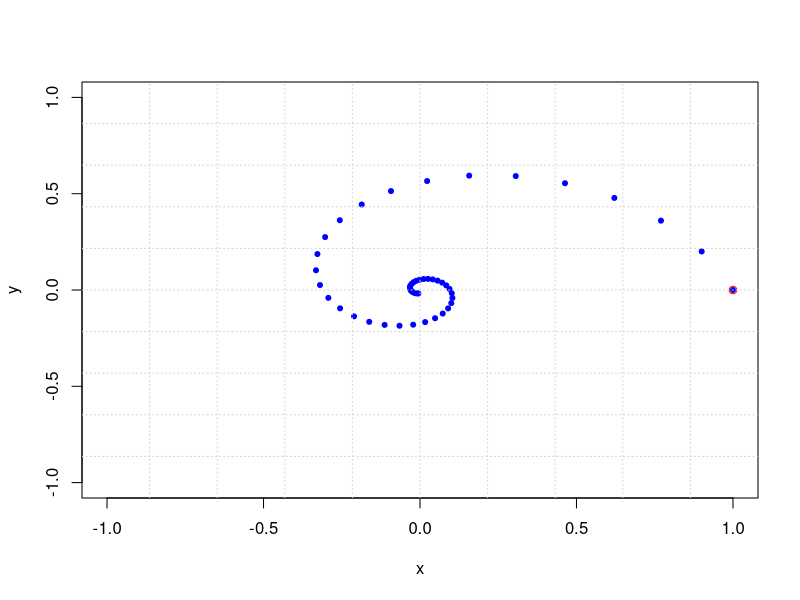
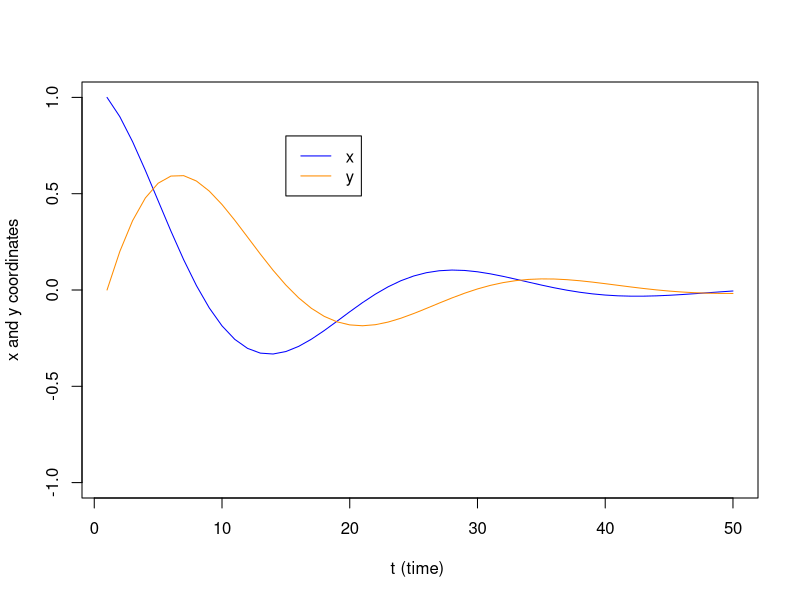
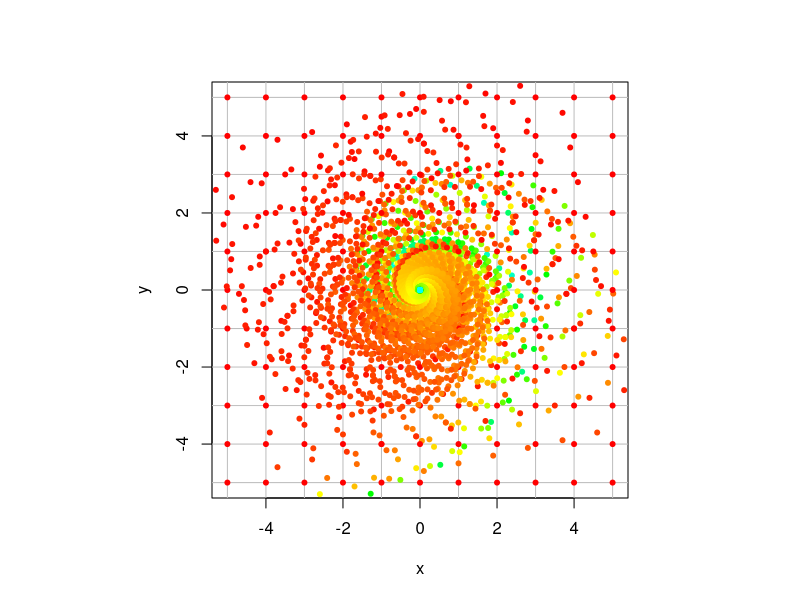
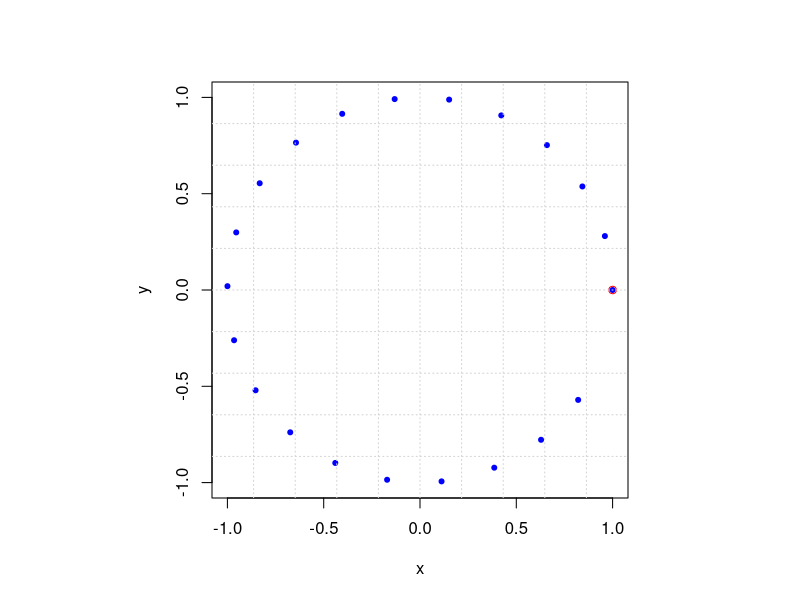
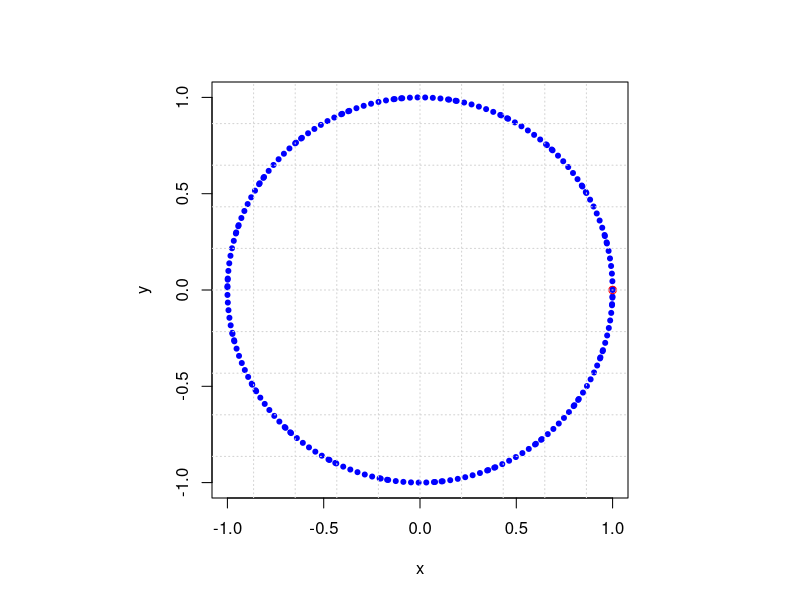
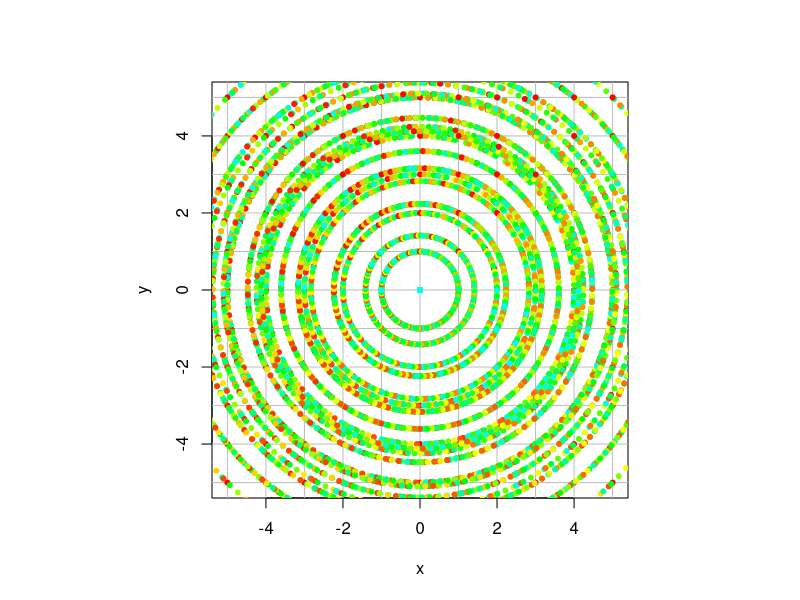
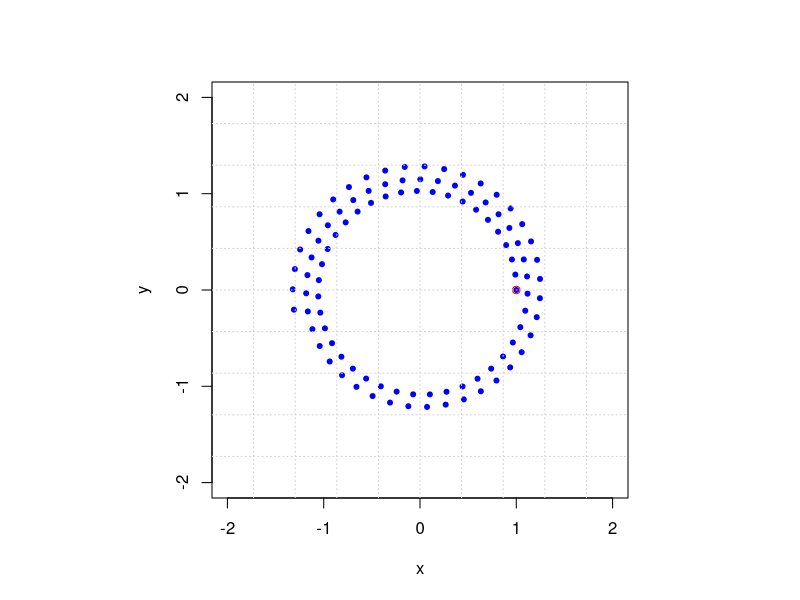
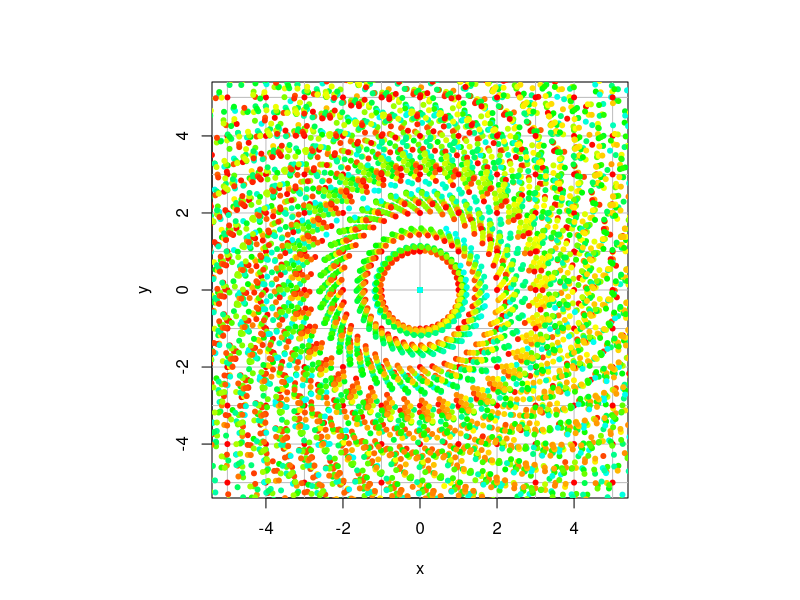

These charts were generated, in order, by the following R code:
## ---- chunk 1
(M = cbind(c(.85,.09,.06),c(.30,.60,.10),c(.35,.05,.60)))
eigen(M)
## ---- chunk 2
vecs = eigen(M)$vectors
v = Re(vecs[,1])
u = Re(vecs[,2])
w = Im(vecs[,2])
P = cbind(v,w,u)
zapsmall(solve(P) %*% M %*% P)
## ---- chunk 3
(A = cbind(c(.9,.2),c(-.2,.9)))
## ---- chunk 4
eigen(A)
## ---- chunk 5
vals = eigen(A)$values
v1 = vals[1]
Arg(v1)  # gives the argument, or angle, of a complex number (in radians)
Arg(v1) / (2*pi) * 360 # convert to degrees
## ---- chunk 6
atan(.2/.9)  
## ---- chunk 7
Mod(v1) # gives the length of a complex number
## ---- chunk 8
sqrt(.9^2 + .2^2)  
## ---- chunk 9

N = 50
start = c(1,0)
X = matrix(0,nrow=2,ncol=N)
X[,1] = start
for (i in 2:N) {X[,i] = A %*% X[,i-1]}

plot(X[1,],X[2,],col='blue',xlim=c(-1,1),ylim=c(-1,1),xlab='x',ylab='y',pch=20,cex=1)
points(start[1],start[2],col="red")
grid(nx=10,ny=10)
## ---- chunk 10
t = seq(1,N)
plot(t,X[1,],type='l',col='blue',ylim=c(-1,1),ylab="x and y coordinates",xlab="t (time) ")
lines(t,X[2,],col='darkorange')
legend(15, 0.8, legend=c("x", "y"), col=c("blue", "darkorange"), lty=1)
## ---- chunk 11
get_traj <- function(mat, x0, num) {
  traj = cbind(x0) 
  num
  for (i in 1:num) {
    traj = cbind(traj, mat %*% traj[,dim(traj)[2]])
    traj
  }
  return(traj)
}

plot_traj <- function(mat, x0, num) {
  traj = get_traj(mat,x0,num)
  points(traj[1,],traj[2,], pch=20, col=rainbow(length(traj)))
}

trajectory_plot <- function(mat, t=20, datamax=5, plotmax=10, numpoints=10, showEigenspaces=TRUE) {
  # initialize plot
  par(pty = "s")
  plot(c(0),c(0),type="n",
       xlim=c(-plotmax,plotmax),ylim=c(-plotmax,plotmax),
       xlab='x', ylab='y')
  abline(h=-plotmax:plotmax, v=-plotmax:plotmax, col="gray")
  mygrid <- expand.grid(x=seq(from = -datamax, by = 2*datamax/numpoints, l = numpoints+1),
                      y=seq(from =  -datamax, by = 2*datamax/numpoints, l = numpoints+1))
  for (t in 1:dim(mygrid)[1]) {
    plot_traj(A,c(mygrid[t,1],mygrid[t,2]),t)
  }
  if (showEigenspaces) {
    eigen = eigen(A)
    #mylabel = cat('lambda=', eigen$values[1], 'and lambda=', eigen$values[2])
    #title(xlab=mylabel)
    v1 = zapsmall(eigen$vectors[,1])
    v2 = zapsmall(eigen$vectors[,2])
    if (! class(v1[1]) == "complex") {
      if (v1[1] == 0) {
        abline(v=0)
      } else {
        abline(a=0,b=v1[2]/v1[1], col="blue")
      } 
      
      if (v2[1] == 0) {
        abline(v=0)
      } else {
        abline(a=0,b=v2[2]/v2[1], col="blue")
      }   
    }
    
  }
}
## ---- chunk 12
trajectory_plot(A, t=30, datamax=5, plotmax=5, numpoints=10)
## ---- chunk 13
(A = cbind(c(.96,.28),c(-.28,.96)))
eigen(A)
## ---- chunk 14
vals = eigen(A)$values
v1 = vals[1]
Arg(v1)  # gives the argument, or angle, of a complex number (in radians)
Arg(v1) / (2*pi) * 360 # convert to degrees
Mod(v1)  # gives the length of a complex number
## ---- chunk 15
# plot
N = 21
start = c(1,0)
X = matrix(0,nrow=2,ncol=N)
X[,1] = start
for (i in 2:N) {X[,i] = A %*% X[,i-1]}

plot(X[1,],X[2,],col='blue',xlim=c(-1,1),ylim=c(-1,1),xlab='x',ylab='y',pch=20,cex=1)
points(start[1],start[2],col="red")
grid(nx=10,ny=10)
## ---- chunk 16
# plot
N = 200
start = c(1,0)
X = matrix(0,nrow=2,ncol=N)
X[,1] = start
for (i in 2:N) {X[,i] = A %*% X[,i-1]}

plot(X[1,],X[2,],col='blue',xlim=c(-1,1),ylim=c(-1,1),xlab='x',ylab='y',pch=20,cex=1)
points(start[1],start[2],col="red")
grid(nx=10,ny=10)
## ---- chunk 17
trajectory_plot(A, t=30, datamax=5, plotmax=5, numpoints=10)
## ---- chunk 18
(A = cbind(c(.99,.16),c(-.16,.99)))
eigen(A)
vals = eigen(A)$values
v1 = vals[1]
Arg(v1) / (2*pi) * 360 # convert to degrees
Mod(v1)  # gives the length of a complex number
## ---- chunk 19
# plot
N = 100
start = c(1,0)
X = matrix(0,nrow=2,ncol=N)
X[,1] = start
for (i in 2:N) {X[,i] = A %*% X[,i-1]}

plot(X[1,],X[2,],col='blue',xlim=c(-2,2),ylim=c(-2,2),xlab='x',ylab='y',pch=20,cex=1)
points(start[1],start[2],col="red")
grid(nx=10,ny=10)
## ---- chunk 20
trajectory_plot(A, t=100, datamax=5, plotmax=5, numpoints=10)
## ---- chunk 21
(A = cbind(c(1.19,0.29),c(-.38,.78)))
eigen(A)
## ---- chunk 22
vals = eigen(A)$values
v1 = vals[1]
Arg(v1) / (2*pi) * 360 # convert to degrees
Mod(v1)  # gives the length of a complex number
## ---- chunk 23
A = cbind(c(1.19,0.29),c(-.38,.78))
vecs = eigen(A)$vectors
u = Re(vecs[,1])
w = Im(vecs[,1])
N = 50
start = c(1,0)
X = matrix(0,nrow=2,ncol=N)
X[,1] = start
for (i in 2:N) {X[,i] = A %*% X[,i-1]}

plot(X[1,],X[2,],col='blue',xlim=c(-3,3),ylim=c(-3,3),xlab='x',ylab='y',pch=20,cex=1)
points(start[1],start[2],col="red")
lines(c(10*u[1],-10*u[1]),c(10*u[2],-10*u[2]),col="purple")
lines(c(10*w[1],-10*w[1]),c(10*w[2],-10*w[2]),col="purple")
grid(nx=10,ny=10)
## ---- chunk 24
t = seq(1,N)
plot(t,X[1,],type='l',col='blue',ylim=c(-3,3),ylab="x and y coordinates",xlab="t (time) ")
lines(t,X[2,],col='darkorange')
legend(12, 2.5, legend=c("x", "y"), col=c("blue", "darkorange"), lty=1)
## ---- chunk 25
vecs = eigen(A)$vectors
P = cbind(Im(vecs[,1]),Re(vecs[,2]))
P
solve(P) %*% A %*% P
## ---- chunk 26
(A = cbind(c(.9,.2),c(-.2,.9)))
(vals=eigen(A)$values)
Mod(vals)
Arg(vals)/(2*pi)*360
## ---- chunk 27
vecs = eigen(A)$vectors
u = Re(vecs[,1])
w = Im(vecs[,1])
N = 50
start = c(1,0)
X = matrix(0,nrow=2,ncol=N)
X[,1] = start
for (i in 2:N) {X[,i] = A %*% X[,i-1]}

plot(X[1,],X[2,],col='blue',xlim=c(-1,1),ylim=c(-1,1),xlab='x',ylab='y',pch=20,cex=1)
points(start[1],start[2],col="red")
lines(c(10*u[1],-10*u[1]),c(10*u[2],-10*u[2]),col="purple")
lines(c(10*w[1],-10*w[1]),c(10*w[2],-10*w[2]),col="purple")
grid(nx=10,ny=10)
## ---- chunk 28
(A = cbind(c(1.19,.29),c(-.38,.78)))
(vals=eigen(A)$values)
Mod(vals)
Arg(vals)/(2*pi)*360
## ---- chunk 29
vecs = eigen(A)$vectors
u = Re(vecs[,1])
w = Im(vecs[,1])
N = 50
start = c(1,0)
X = matrix(0,nrow=2,ncol=N)
X[,1] = start
for (i in 2:N) {X[,i] = A %*% X[,i-1]}

plot(X[1,],X[2,],col='blue',xlim=c(-3,3),ylim=c(-3,3),xlab='x',ylab='y',pch=20,cex=1)
points(start[1],start[2],col="red")
lines(c(10*u[1],-10*u[1]),c(10*u[2],-10*u[2]),col="purple")
lines(c(10*w[1],-10*w[1]),c(10*w[2],-10*w[2]),col="purple")
grid(nx=10,ny=10)
